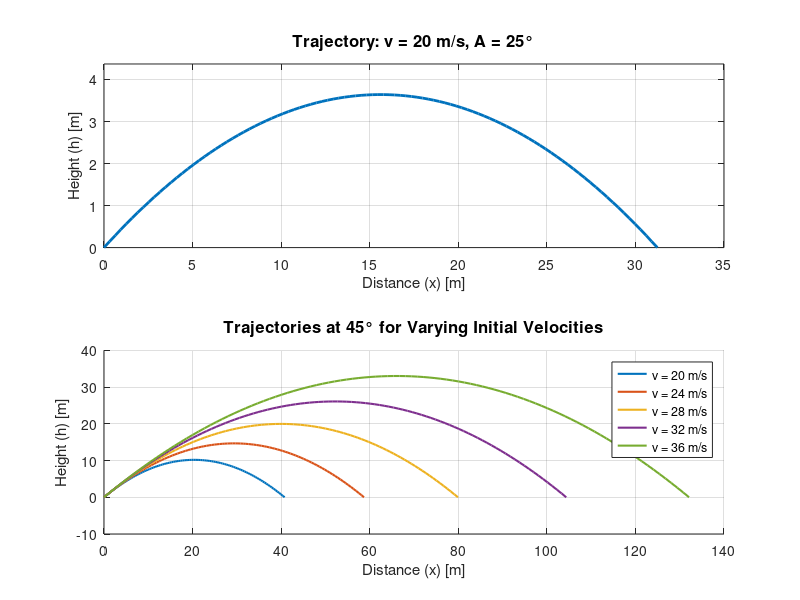

Source code (MATLAB):
% =========================================================================================
% FILE NAME: Q19_ProjectileAnalysis.m
% AUTHOR: [Amey Thakur](https://github.com/Amey-Thakur)
% COURSE REPO: https://github.com/Amey-Thakur/COMPUTATIONAL-METHODS-AND-MODELING-FOR-ENGINEERING-APPLICATIONS
% RELEASE DATE: September 08, 2023
% LICENSE: Creative Commons Attribution 4.0 International (CC BY 4.0)
%
% DESCRIPTION:
% This script performs a comprehensive kinematic analysis of projectile motion, 
% evaluating height, range, and flight duration across varying initial conditions.
%
% PROBLEM STATEMENT (Q19):
% The height h(t) and horizontal distance x(t) traveled by a ball thrown at an 
% angle A with a speed v are given by:
% h(t) = v*t*sin(A) - 0.5*g*t^2
% x(t) = v*t*cos(A)
% At Earth's surface, g = 9.81 m/s^2.
% a. Suppose v = 20 m/s at an angle of 25. Compute max height, distance, and time.
% b. Plot the ball's trajectory for part a.
% c. Plot trajectories for A = 45 corresponding to v = 20, 24, 28, 32, 36 m/s.
%
% Reference: MATLAB for Engineering Applications, William J. Palm, Chapter 5, Q19.
%
% TECHNOLOGY STACK:
% - Programming Language: MATLAB (R2023a+)
% =========================================================================================

% --- Environment Initialization ---
clc;
clear;
close all;

% --- Constants and Shared Parameters ---
g = 9.81; % Acceleration due to gravity (m/s^2)

% --- Part (a): Specific Kinematic Computation ---
v_a = 20;
A_a = 25; % Degrees

% Convert angle to radians for trigonometric functions
theta_a = deg2rad(A_a);

% 1. Time to hit the ground (h(t) = 0)
% 0 = v*t*sin(A) - 0.5*g*t^2 => t_flight = 2*v*sin(A) / g
t_flight = (2 * v_a * sin(theta_a)) / g;

% 2. Maximum height (occurs at t_flight / 2)
t_peak = t_flight / 2;
h_max = v_a * t_peak * sin(theta_a) - 0.5 * g * t_peak^2;

% 3. Total horizontal distance (Range)
x_range = v_a * t_flight * cos(theta_a);

% Visualization of Results (a)
fprintf('--- Projectile Kinematic Results (v=20m/s, A=25) ---\n');
fprintf('Time of Flight:   %8.4f s\n', t_flight);
fprintf('Maximum Height:   %8.4f m\n', h_max);
fprintf('Total Distance:   %8.4f m\n', x_range);

% --- Part (b): Trajectory Visualization for (a) ---
t_vec = linspace(0, t_flight, 100);
x_vals = v_a * t_vec * cos(theta_a);
h_vals = v_a * t_vec * sin(theta_a) - 0.5 * g * t_vec.^2;

figure('Color', 'w', 'Name', 'Projectile Trajectory Suite');
subplot(2, 1, 1);
plot(x_vals, h_vals, 'LineWidth', 2, 'Color', '#0072BD');
grid on;
title('Trajectory: v = 20 m/s, A = 25°', 'FontSize', 12, 'FontWeight', 'bold');
xlabel('Distance (x) [m]');
ylabel('Height (h) [m]');
ylim([0, max(h_vals) * 1.2]);

% --- Part (c): Velocity Variation Trajectories (A = 45°) ---
A_c = 45;
v_set = [20, 24, 28, 32, 36];
theta_c = deg2rad(A_c);

subplot(2, 1, 2);
hold on;
colors = lines(length(v_set));

for i = 1:length(v_set)
    v_curr = v_set(i);
    t_f = (2 * v_curr * sin(theta_c)) / g;
    t_v = linspace(0, t_f, 100);
    x_v = v_curr * t_v * cos(theta_c);
    h_v = v_curr * t_v * sin(theta_c) - 0.5 * g * t_v.^2;
    
    plot(x_v, h_v, 'LineWidth', 1.5, 'Color', colors(i, :));
end

grid on;
title('Trajectories at 45° for Varying Initial Velocities', 'FontSize', 12, 'FontWeight', 'bold');
xlabel('Distance (x) [m]');
ylabel('Height (h) [m]');
legend(arrayfun(@(v) sprintf('v = %d m/s', v), v_set, 'UniformOutput', false), 'Location', 'best');

% Professional Scholarly Footer
fprintf('\nKinematic Insight: Part (c) demonstrates that the range and maximum height scale quadratically with initial velocity for a constant launch angle.\n');
